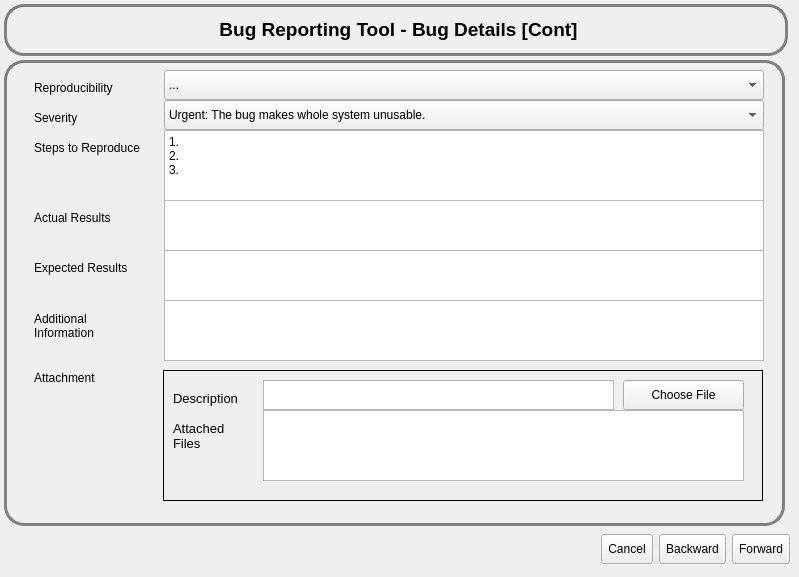
      <widget class="QWidget" name="page4">
       <widget class="QWidget" name="widget_4" native="true">
        <property name="geometry">
         <rect>
          <x>0</x>
          <y>530</y>
          <width>790</width>
          <height>38</height>
         </rect>
        </property>
        <layout class="QHBoxLayout" name="horizontalLayout_6">
         <item>
          <spacer name="horizontalSpacer_6">
           <property name="orientation">
            <enum>Qt::Horizontal</enum>
           </property>
           <property name="sizeHint" stdset="0">
            <size>
             <width>40</width>
             <height>20</height>
            </size>
           </property>
          </spacer>
         </item>
         <item>
          <widget class="QToolButton" name="btnCancel_5">
           <property name="minimumSize">
            <size>
             <width>0</width>
             <height>30</height>
            </size>
           </property>
           <property name="text">
            <string>Cancel</string>
           </property>
          </widget>
         </item>
         <item>
          <widget class="QToolButton" name="btnBack_5">
           <property name="minimumSize">
            <size>
             <width>0</width>
             <height>30</height>
            </size>
           </property>
           <property name="text">
            <string>Backward</string>
           </property>
          </widget>
         </item>
         <item>
          <widget class="QToolButton" name="btnForward_5">
           <property name="minimumSize">
            <size>
             <width>0</width>
             <height>30</height>
            </size>
           </property>
           <property name="styleSheet">
            <string notr="true"/>
           </property>
           <property name="text">
            <string>Forward</string>
           </property>
          </widget>
         </item>
        </layout>
       </widget>
       <widget class="QFrame" name="frameDetails_3">
        <property name="geometry">
         <rect>
          <x>4</x>
          <y>60</y>
          <width>781</width>
          <height>466</height>
         </rect>
        </property>
        <property name="styleSheet">
         <string notr="true">#frameDetails_3{
border: 3px solid gray;
border-radius: 20px;
}</string>
        </property>
        <widget class="QLabel" name="lblProduct_15">
         <property name="geometry">
          <rect>
           <x>30</x>
           <y>20</y>
           <width>121</width>
           <height>16</height>
          </rect>
         </property>
         <property name="text">
          <string>Reproducibility</string>
         </property>
        </widget>
        <widget class="QLabel" name="lblProduct_17">
         <property name="geometry">
          <rect>
           <x>30</x>
           <y>80</y>
           <width>131</width>
           <height>16</height>
          </rect>
         </property>
         <property name="text">
          <string>Steps to Reproduce</string>
         </property>
        </widget>
        <widget class="QComboBox" name="cbReproducibility">
         <property name="geometry">
          <rect>
           <x>160</x>
           <y>10</y>
           <width>600</width>
           <height>30</height>
          </rect>
         </property>
         <property name="toolTip">
          <string>The version you encountered the problem.</string>
         </property>
         <item>
          <property name="text">
           <string>...</string>
          </property>
         </item>
         <item>
          <property name="text">
           <string>Happens every time.</string>
          </property>
         </item>
         <item>
          <property name="text">
           <string>Happens sometimes, but not always.</string>
          </property>
         </item>
         <item>
          <property name="text">
           <string>Haven't tried to reproduce it.</string>
          </property>
         </item>
         <item>
          <property name="text">
           <string>Tried, but could't reproduce it.</string>
          </property>
         </item>
        </widget>
        <widget class="QLabel" name="lblProduct_19">
         <property name="geometry">
          <rect>
           <x>30</x>
           <y>250</y>
           <width>111</width>
           <height>31</height>
          </rect>
         </property>
         <property name="text">
          <string>Additional Information</string>
         </property>
         <property name="wordWrap">
          <bool>true</bool>
         </property>
        </widget>
        <widget class="QTextEdit" name="txtAdditionalInfo">
         <property name="geometry">
          <rect>
           <x>160</x>
           <y>240</y>
           <width>600</width>
           <height>61</height>
          </rect>
         </property>
         <property name="toolTip">
          <string>Add any additional information you feel may be relevant to this Bug,
such as your system information, stack trace, or a testcase. Any
information longer than a few lines, should be added using as an
attachment as you see below.</string>
         </property>
        </widget>
        <widget class="QLabel" name="lblProduct_22">
         <property name="geometry">
          <rect>
           <x>30</x>
           <y>150</y>
           <width>111</width>
           <height>16</height>
          </rect>
         </property>
         <property name="text">
          <string>Actual Results</string>
         </property>
        </widget>
        <widget class="QLabel" name="lblProduct_24">
         <property name="geometry">
          <rect>
           <x>30</x>
           <y>200</y>
           <width>121</width>
           <height>16</height>
          </rect>
         </property>
         <property name="text">
          <string>Expected Results</string>
         </property>
        </widget>
        <widget class="QTextEdit" name="txtActualResults">
         <property name="geometry">
          <rect>
           <x>160</x>
           <y>140</y>
           <width>600</width>
           <height>51</height>
          </rect>
         </property>
         <property name="toolTip">
          <string>What happened after you performed the above steps ?</string>
         </property>
        </widget>
        <widget class="QTextEdit" name="txtExpectedResults">
         <property name="geometry">
          <rect>
           <x>160</x>
           <y>190</y>
           <width>600</width>
           <height>51</height>
          </rect>
         </property>
         <property name="toolTip">
          <string>What should the software have done instead ?</string>
         </property>
        </widget>
        <widget class="QTextEdit" name="txtSteps">
         <property name="geometry">
          <rect>
           <x>160</x>
           <y>70</y>
           <width>600</width>
           <height>71</height>
          </rect>
         </property>
         <property name="toolTip">
          <string>Describe how to reproduce the problem step by step. Include any special setup steps.</string>
         </property>
         <property name="html">
          <string>&lt;!DOCTYPE HTML PUBLIC &quot;-//W3C//DTD HTML 4.0//EN&quot; &quot;http://www.w3.org/TR/REC-html40/strict.dtd&quot;&gt;
&lt;html&gt;&lt;head&gt;&lt;meta name=&quot;qrichtext&quot; content=&quot;1&quot; /&gt;&lt;style type=&quot;text/css&quot;&gt;
p, li { white-space: pre-wrap; }
&lt;/style&gt;&lt;/head&gt;&lt;body style=&quot; font-family:'Sans Serif'; font-size:9pt; font-weight:400; font-style:normal;&quot;&gt;
&lt;p style=&quot; margin-top:0px; margin-bottom:0px; margin-left:0px; margin-right:0px; -qt-block-indent:0; text-indent:0px;&quot;&gt;1.&lt;/p&gt;
&lt;p style=&quot; margin-top:0px; margin-bottom:0px; margin-left:0px; margin-right:0px; -qt-block-indent:0; text-indent:0px;&quot;&gt;2.&lt;/p&gt;
&lt;p style=&quot; margin-top:0px; margin-bottom:0px; margin-left:0px; margin-right:0px; -qt-block-indent:0; text-indent:0px;&quot;&gt;3.&lt;/p&gt;&lt;/body&gt;&lt;/html&gt;</string>
         </property>
         <property name="textInteractionFlags">
          <set>Qt::TextEditorInteraction</set>
         </property>
        </widget>
        <widget class="QFrame" name="frame">
         <property name="geometry">
          <rect>
           <x>159</x>
           <y>310</y>
           <width>600</width>
           <height>131</height>
          </rect>
         </property>
         <property name="frameShape">
          <enum>QFrame::Panel</enum>
         </property>
         <widget class="QTextEdit" name="txtDescription">
          <property name="geometry">
           <rect>
            <x>100</x>
            <y>10</y>
            <width>351</width>
            <height>30</height>
           </rect>
          </property>
          <property name="toolTip">
           <string>Enter a description for the file you have attached</string>
          </property>
         </widget>
         <widget class="QLabel" name="label">
          <property name="geometry">
           <rect>
            <x>10</x>
            <y>20</y>
            <width>81</width>
            <height>16</height>
           </rect>
          </property>
          <property name="font">
           <font>
            <pointsize>10</pointsize>
           </font>
          </property>
          <property name="frameShape">
           <enum>QFrame::NoFrame</enum>
          </property>
          <property name="text">
           <string>Description</string>
          </property>
         </widget>
         <widget class="QListView" name="lwAttachedFiles">
          <property name="geometry">
           <rect>
            <x>100</x>
            <y>40</y>
            <width>481</width>
            <height>71</height>
           </rect>
          </property>
         </widget>
         <widget class="QLabel" name="label_20">
          <property name="geometry">
           <rect>
            <x>10</x>
            <y>50</y>
            <width>81</width>
            <height>31</height>
           </rect>
          </property>
          <property name="font">
           <font>
            <pointsize>10</pointsize>
           </font>
          </property>
          <property name="frameShape">
           <enum>QFrame::NoFrame</enum>
          </property>
          <property name="text">
           <string>Attached Files</string>
          </property>
          <property name="wordWrap">
           <bool>true</bool>
          </property>
         </widget>
         <widget class="QPushButton" name="btnChooseFile">
          <property name="geometry">
           <rect>
            <x>460</x>
            <y>10</y>
            <width>121</width>
            <height>30</height>
           </rect>
          </property>
          <property name="toolTip">
           <string>Browse the file for the Bug, such as log files...</string>
          </property>
          <property name="text">
           <string>Choose File</string>
          </property>
         </widget>
        </widget>
        <widget class="QLabel" name="lblProduct_26">
         <property name="geometry">
          <rect>
           <x>30</x>
           <y>310</y>
           <width>121</width>
           <height>16</height>
          </rect>
         </property>
         <property name="text">
          <string>Attachment</string>
         </property>
        </widget>
        <widget class="QComboBox" name="cbSeverity">
         <property name="geometry">
          <rect>
           <x>160</x>
           <y>40</y>
           <width>600</width>
           <height>30</height>
          </rect>
         </property>
         <property name="toolTip">
          <string>Say how serious the problem is, or if your Bug is a request for a new feature.</string>
         </property>
         <item>
          <property name="text">
           <string>Urgent: The bug makes whole system unusable.</string>
          </property>
         </item>
         <item>
          <property name="text">
           <string>High: The bug makes the program unusable.</string>
          </property>
         </item>
         <item>
          <property name="text">
           <string>Normal: The bug which makes a part of the program unusable.</string>
          </property>
         </item>
         <item>
          <property name="text">
           <string>Low: A Cosmetic problem, such as a misspelled word or misaligned text or an enhancement</string>
          </property>
         </item>
         <item>
          <property name="text">
           <string>New Feature: A new feature</string>
          </property>
         </item>
        </widget>
        <widget class="QLabel" name="lblProduct_25">
         <property name="geometry">
          <rect>
           <x>30</x>
           <y>50</y>
           <width>121</width>
           <height>16</height>
          </rect>
         </property>
         <property name="text">
          <string>Severity</string>
         </property>
        </widget>
       </widget>
       <widget class="QLabel" name="lblTitle_4">
        <property name="geometry">
         <rect>
          <x>4</x>
          <y>4</y>
          <width>784</width>
          <height>52</height>
         </rect>
        </property>
        <property name="sizePolicy">
         <sizepolicy hsizetype="Preferred" vsizetype="Fixed">
          <horstretch>0</horstretch>
          <verstretch>0</verstretch>
         </sizepolicy>
        </property>
        <property name="minimumSize">
         <size>
          <width>0</width>
          <height>50</height>
         </size>
        </property>
        <property name="font">
         <font>
          <pointsize>14</pointsize>
          <weight>75</weight>
          <bold>true</bold>
         </font>
        </property>
        <property name="styleSheet">
         <string notr="true">#lblTitle_4{
border: 3px solid gray;
border-radius: 20px;
}</string>
        </property>
        <property name="frameShape">
         <enum>QFrame::StyledPanel</enum>
        </property>
        <property name="frameShadow">
         <enum>QFrame::Raised</enum>
        </property>
        <property name="text">
         <string>&lt;!DOCTYPE HTML PUBLIC &quot;-//W3C//DTD HTML 4.0//EN&quot; &quot;http://www.w3.org/TR/REC-html40/strict.dtd&quot;&gt;
&lt;html&gt;&lt;head&gt;&lt;meta name=&quot;qrichtext&quot; content=&quot;1&quot; /&gt;&lt;style type=&quot;text/css&quot;&gt;
p, li { white-space: pre-wrap; }
&lt;/style&gt;&lt;/head&gt;&lt;body style=&quot; font-family:'Sans Serif'; font-size:14pt; font-weight:600; font-style:normal;&quot;&gt;
&lt;p align=&quot;center&quot; style=&quot; margin-top:0px; margin-bottom:0px; margin-left:0px; margin-right:0px; -qt-block-indent:0; text-indent:0px;&quot;&gt;Bug Reporting Tool - Bug Details [Cont]&lt;/p&gt;&lt;/body&gt;&lt;/html&gt;</string>
        </property>
        <property name="scaledContents">
         <bool>false</bool>
        </property>
        <property name="wordWrap">
         <bool>true</bool>
        </property>
       </widget>
      </widget>
